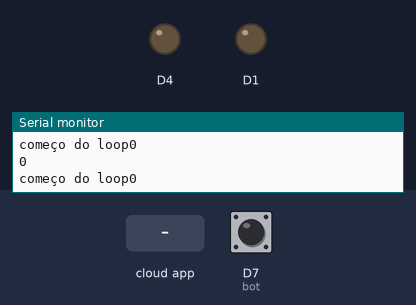
This sketch was run on a simulated ESP8266 (NodeMCU). Parts: output pins drawn as LEDs (lit = HIGH), the last lines printed to the serial monitor. The test bench sets the inputs (shaded band); at power-on: D7 (bot) HIGH. WiFi joins after 1.5 s; servers stay silent unless stated; the Firebase database answers and starts empty.

Above: at 3.2 s.
3.3 s: the phone or cloud app sets L1 to 1
At 4.2 s:
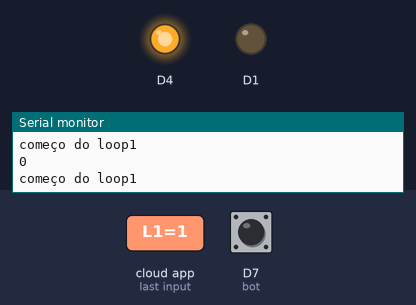
4.8 s: the phone or cloud app sets L2 to 1
At 6.1 s:
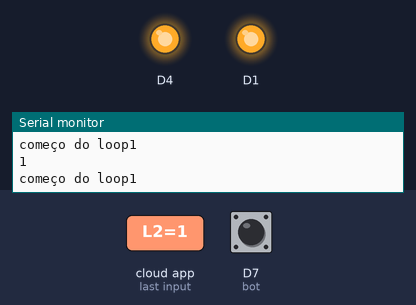
6.5 s: the phone or cloud app sets L1 to 0
At 8.1 s:
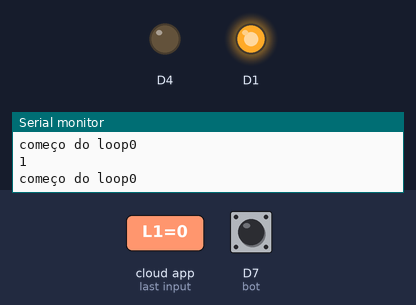
Timing chart, 0 to 9.6 s (numbered marks = the images above; inputs shaded):
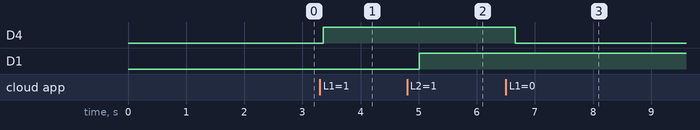

Measured:
- after the input at 3.3 s, D4: LOW → HIGH after 0.06 s
- after the input at 4.8 s, D1: LOW → HIGH after 0.21 s
- after the input at 6.5 s, D4: HIGH → LOW after 0.16 s

The sketch:

TESTE-RELE-WatchsDog.ino
```cpp
#include <Arduino.h>

#if defined(ESP32)
  #include <WiFi.h>
#elif defined(ESP8266)
  #include <ESP8266WiFi.h>
#endif
#include <Firebase_ESP_Client.h>

//Provide the token generation process info.
#include "addons/TokenHelper.h"
//Provide the RTDB payload printing info and other helper functions.
#include "addons/RTDBHelper.h"


//WHATCHSDOG
#include <ESP.h>
//WHATCHSDOG


//WHATCHSDOG
#define bot D7
//WHATCHSDOG

// Insert your network credentials
#define WIFI_SSID "TP-Link_49AE"
#define WIFI_PASSWORD "84478658"

// Insert Firebase project API Key
#define API_KEY "AIzaSyBINsszJy3il1RjsF6Sn6_hjUtN7Ev77u4"

// Insert RTDB URLefine the RTDB URL */
#define DATABASE_URL "appteste-c4486-default-rtdb.firebaseio.com/"

//Define Firebase Data object
FirebaseData fbdo;

FirebaseAuth auth;
FirebaseConfig config;

//some importent variables
String sValue, sValue2;
bool signupOK = false;

//WHATSDOG
void WDT_(unsigned long Duration){

  ESP.wdtDisable();
  unsigned long prevTime=millis();
  while (millis()-prevTime<Duration) {
  ESP.wdtEnable(1000);
  }
}
//WHATSDOG

void setup() {

  //WHATCHSDOG
  Serial.begin(115200);
  Serial.println("----------------------------------------");
  Serial.println("Esp Inicializado");
  pinMode(bot, INPUT);
  WDT_(500);
  //WHATCHSDOG

  Serial.begin(115200);
  pinMode(2,OUTPUT);
  pinMode(5,OUTPUT);
  WiFi.begin(WIFI_SSID, WIFI_PASSWORD);
  Serial.print("Connecting to Wi-Fi");
  while (WiFi.status() != WL_CONNECTED) {
    Serial.print(".");
    delay(300);
  }
  Serial.println();
  Serial.print("Connected with IP: ");
  Serial.println(WiFi.localIP());
  Serial.println();

  /* Assign the api key (required) */
  config.api_key = API_KEY;

  /* Assign the RTDB URL (required) */
  config.database_url = DATABASE_URL;

  /* Sign up */
  if (Firebase.signUp(&config, &auth, "", "")) {
    Serial.println("ok");
    signupOK = true;
  }
  else {
    Serial.printf("%s\n", config.signer.signupError.message.c_str());
  }

  /* Assign the callback function for the long running token generation task */
  config.token_status_callback = tokenStatusCallback; //see addons/TokenHelper.h

  Firebase.begin(&config, &auth);
  Firebase.reconnectWiFi(true);
}

void loop() {
  Serial.print("começo do loop");
  if (Firebase.ready() && signupOK ) {
    if (Firebase.RTDB.getString(&fbdo, "/L1")) {
      if (fbdo.dataType() == "string") {
        sValue = fbdo.stringData();
        int a = sValue.toInt();
        Serial.println(a);
        if (a == 1){
          digitalWrite(2,HIGH);
        }else{
          digitalWrite(2,LOW);
        }
      }
    }
    else {
      Serial.println(fbdo.errorReason());
    }

    if (Firebase.RTDB.getString(&fbdo, "/L2")) {
      if (fbdo.dataType() == "string") {
        sValue2 = fbdo.stringData();
        int b = sValue2.toInt();
        Serial.println(b);
        if (b == 1){
          digitalWrite(5,HIGH);
        }else{
          digitalWrite(5,LOW);
        }
      }
    }
    else {
      Serial.println(fbdo.errorReason());
    }

  }
 if ( digitalRead(bot) == LOW ) {
    while (digitalRead(!bot)) {
        Serial.println("botão apertado ");
      }
    }
}
```
